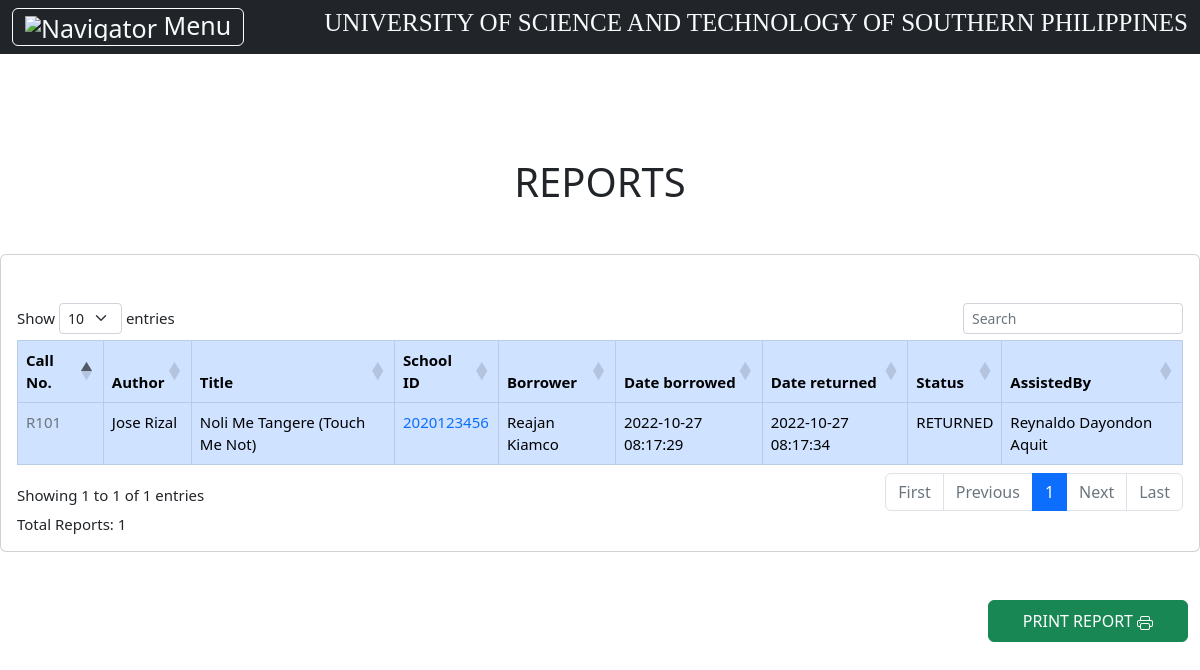
/reports/index.php (signed in), run on the app's committed database.
### tables this page shows
CREATE TABLE `borrowed` (
  `id` int(11) NOT NULL,
  `id_book` int(11) NOT NULL,
  `id_borrower` int(11) NOT NULL,
  `date_borrowed` datetime NOT NULL,
  `date_returned` datetime DEFAULT NULL,
  `assisted_by` varchar(100) DEFAULT NULL,
  `status` varchar(10) NOT NULL
);

CREATE TABLE `book` (
  `id` int(11) NOT NULL,
  `call_no` varchar(255) NOT NULL,
  `author` varchar(255) NOT NULL,
  `title` varchar(255) NOT NULL
);

CREATE TABLE `borrower` (
  `id` int(11) NOT NULL,
  `academic` varchar(100) NOT NULL,
  `f_name` varchar(30) NOT NULL,
  `m_name` varchar(30) DEFAULT NULL,
  `l_name` varchar(30) NOT NULL,
  `school_id` varchar(100) NOT NULL,
  `course` varchar(255) NOT NULL,
  `phone` varchar(15) NOT NULL,
  `email` varchar(255) NOT NULL
);

### reports/index.php (the view, shortened to what this page needs)
<?php require '..\auth/index.php'; ?>
<?php require_once "..\config/index.php"; ?>
<!DOCTYPE html>
<html lang="en">
<head>
    <link rel="stylesheet" href="style.css">
    <?php require_once '..\assets/cdnjs/toplink.php'; ?>
    <?php require_once '..\assets/getbootstrap v5.2/index.php'; ?>
</head>
<body>
<?php include '..\sidenav/index.php'; ?>
<div class="col-md-12">
<h1> REPORTS</h1>
    <div class="card mt-5">
        <div class="card-body">
            <div class="row p-3">
            </div>
        <table id="datatableid" class="table table-bordered table-primary col-md-12">
        <thead>
            <tr>
            <th>Call No.</th>
                <th>Author</th>
                <th>Title</th>
				<th>School ID</th>
				<th>Borrower</th>
				<th>Date borrowed</th>
                <th>Date returned</th>
                <th>Status</th>
                <th>AssistedBy</th>
            </tr>
        </thead>
        <tbody>
				<?php
							$query = "SELECT  borrowed.id, book.call_no, book.author, book.title, borrower.school_id, concat(borrower.f_name,' ',borrower.m_name,' ',borrower.l_name) as student, borrowed.date_borrowed, borrowed.date_returned, borrowed.status, borrowed.assisted_by FROM borrowed inner join book inner join borrower where borrowed.id_book = book.id AND borrowed.id_borrower = borrower.id AND borrowed.status = 'RETURNED' order by borrowed.date_borrowed desc ";
							$query2= "SELECT count(id) AS total from borrowed where status = 'RETURNED' ";
                            $result = mysqli_query($conn, $query);
                            $result2 = mysqli_query($conn, $query2);
							while($row = mysqli_fetch_array($result)) { $id =$row["id"]; ?>
            <tr>
            <td> <c class="text-secondary"> <?php echo  $row["call_no"]; ?></c></td>
                <td><?php echo  $row["author"]; ?></td>
                <td><?php echo  $row["title"]; ?></td>
				<td> <c class="text-primary"> <?php echo  $row["school_id"]; ?></c></td>
				<td><?php echo  $row["student"]; ?></td>
				<td><?php echo  $row["date_borrowed"]; ?></td>
                <td><?php echo  $row["date_returned"]; ?></td>
                <td><?php echo  $row["status"]; ?></td>
                <td><?php echo  $row["assisted_by"]; }?></td>
            </tr>
        </tbody>
    </table>
    <?php
            while($row2 = mysqli_fetch_array($result2)){ ?>
            <?php echo 'Total Reports: '. $row2['total']; }?>
        </div>
    </div>
    <a href="print.php" name="btn-print" class="btn btn-success cols col-2 p-2 mt-5" style="float: right; margin-right:1%;" >PRINT REPORT  </a>
</div>
<?php require_once '..\assets/cdnjs/index.php'; ?>
</body>
</html>

### assets/cdnjs/toplink.php
<link rel="stylesheet" href="https://cdn.datatables.net/1.12.1/css/dataTables.bootstrap5.min.css">

### assets/getbootstrap v5.2/index.php (shortened to what this page needs)
<!doctype html>
<html lang="en">
  <head>
    <link href="https://cdn.jsdelivr.net/npm/bootstrap@5.2.1/dist/css/bootstrap.min.css" rel="stylesheet">
  </head>
  <body>
  </body>
</html>

### sidenav/index.php (shortened to what this page needs)
<nav class="navbar bg-dark fixed-top">
  <div class="container-fluid">
    <button class="navbar-toggler border-white" type="button" data-bs-toggle="offcanvas" data-bs-target="#offcanvasNavbar" aria-controls="offcanvasNavbar">
     <span class="text-light"><img src="..\assets/images/librarian.png" alt="Navigator" style="height:4vh;"> Menu</span>
    </button>
	<h1 class="botnav text-light" style="font-family: Jazz LET, fantasy;">UNIVERSITY OF SCIENCE AND TECHNOLOGY OF SOUTHERN PHILIPPINES</h1>
  </div>
</nav>

### assets/css/style.css (style rules this page uses)
a { text-decoration: none; }

### sidenav/index.php (style rules this page uses)
.text-light { font-size: 25px; }
.h1, h1 { font-size: 2.5rem; text-align: center; }
body { margin: 0; font-size: 15px; display: flex; flex: 1; min-height: 100vh; align-items: center; }

### data on the page
borrowed: id_book.call_no "R101", id_book.author "Jose Rizal", id_book.title "Noli Me Tangere (Touch Me Not)", id_borrower.school_id "2020123456", student "Reajan Kiamco", date_borrowed "2022-10-27 08:17:29", date_returned "2022-10-27 08:17:34", status "RETURNED", assisted_by "Reynaldo Dayondon Aquit"

### other printed values
$row2['total'] "1"
